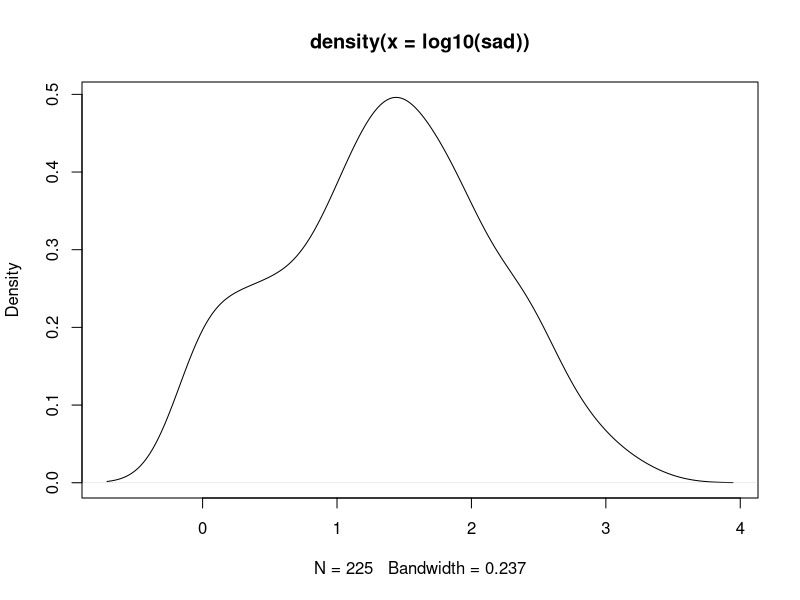
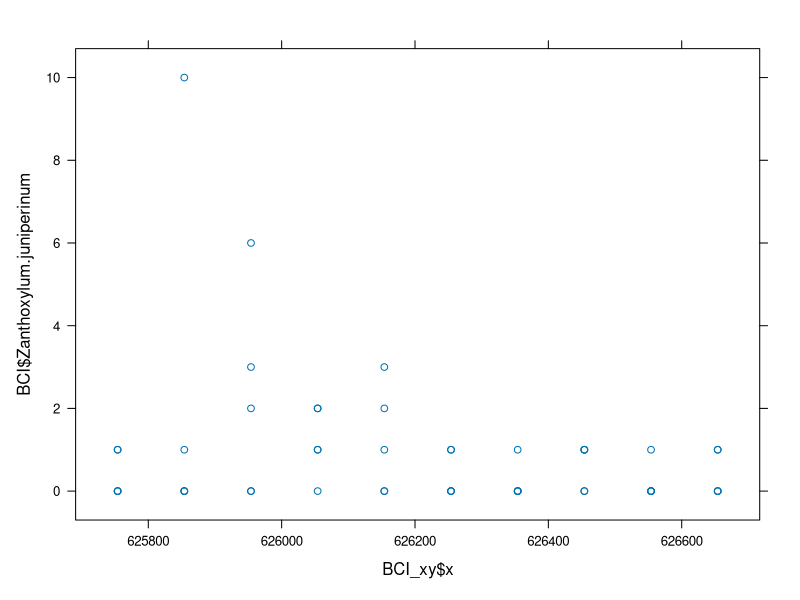
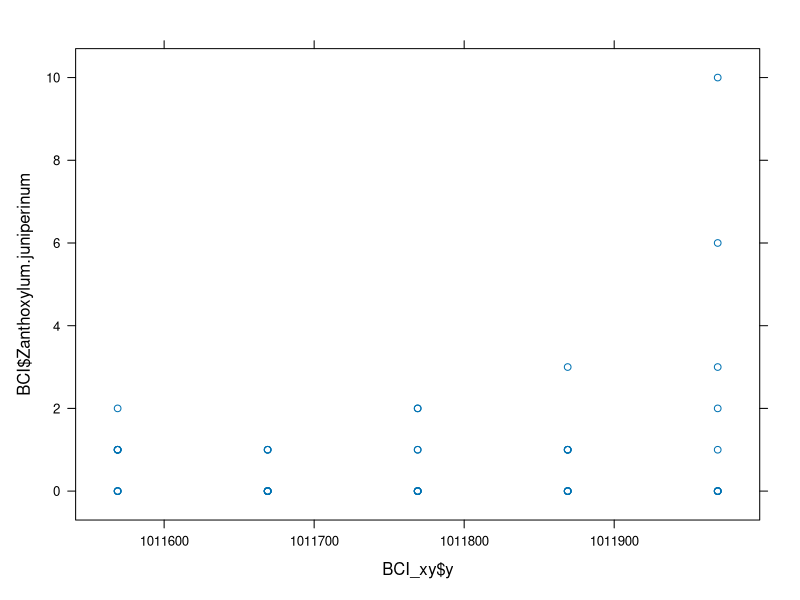
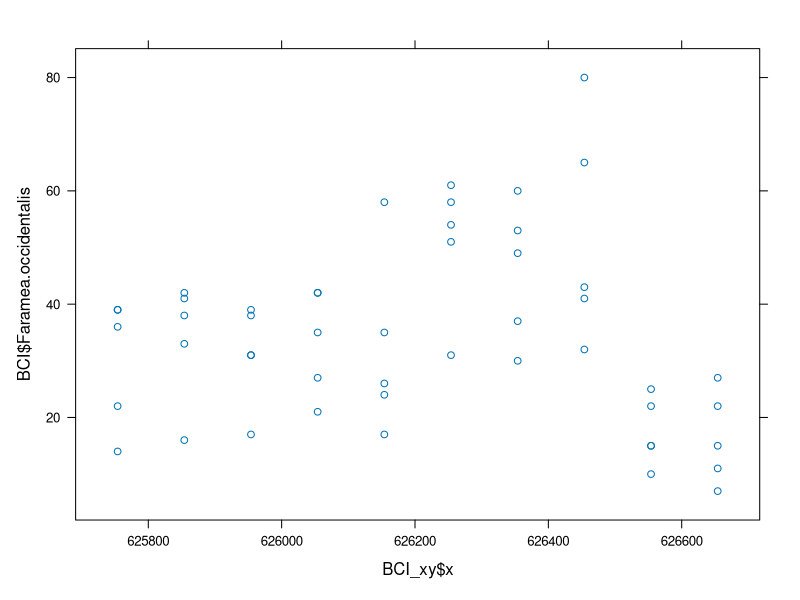
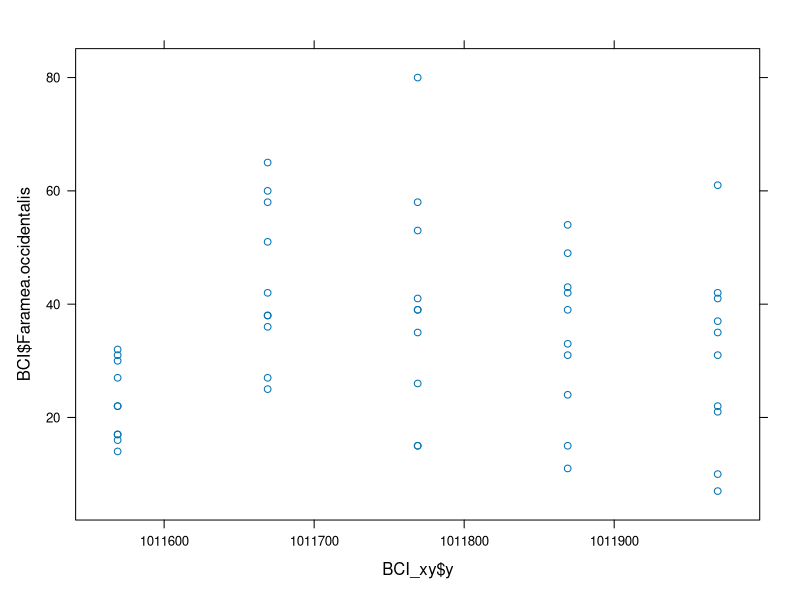
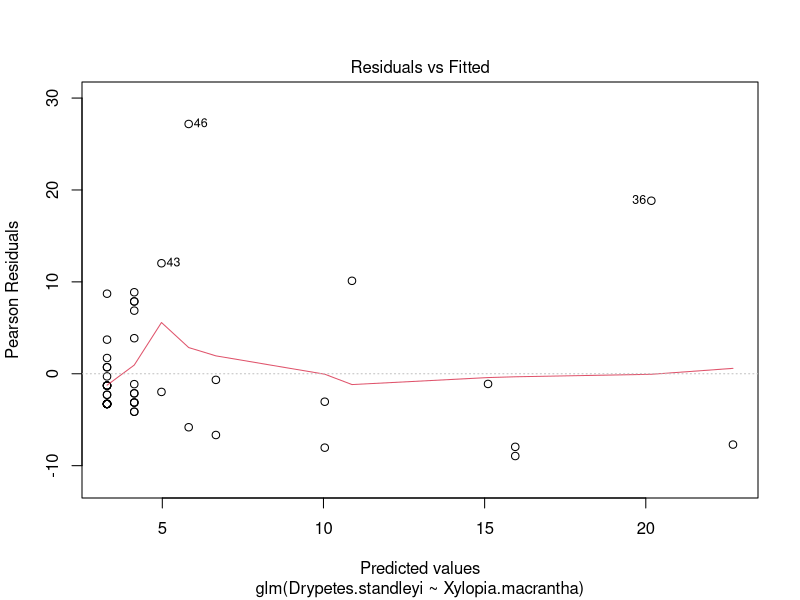
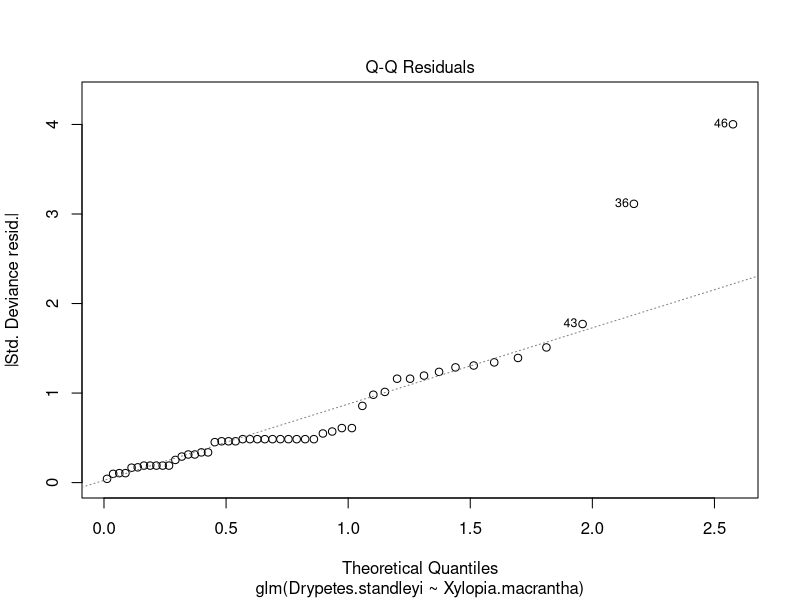
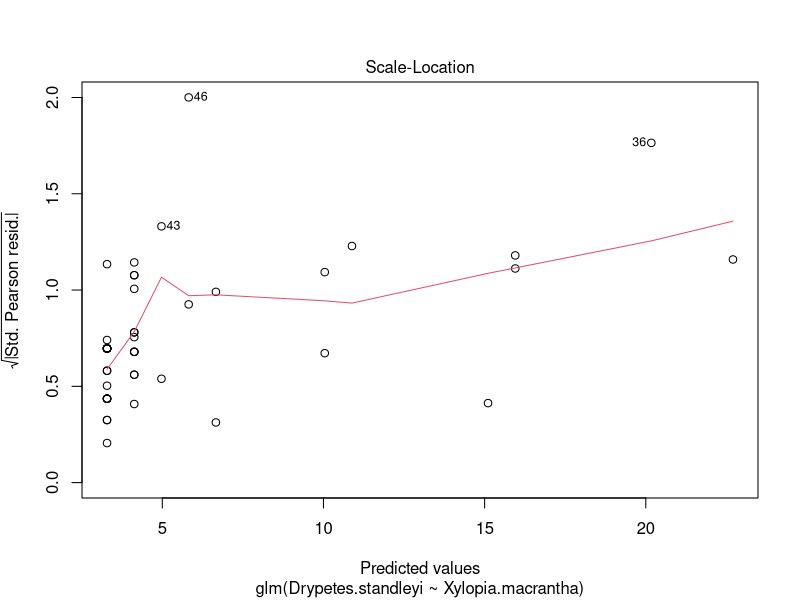

These charts were generated, in order, by the following R code: (Note: this script raises an error after producing the figures.)
## ---- chunk 1
library(vegan)
library(lattice)
library(nlme)
data(BCI)
## UTM Coordinates (in metres)
BCI_xy = data.frame(x = rep(seq(625754, 626654, by=100), each=5), 
                    y = rep(seq(1011569,  1011969, by=100), len=50))

colSums(BCI) #rare species: Zanthoxylum juniperinum
#common species: Faramea occidentalis

# compute the species-abundance distribution
sad = apply(BCI, 2, sum)
# examine log transformed frequency distribution
plot(density(log10(sad)))

sp_names = names(BCI)[order(sad)]
sad_ord = sad[order(sad)]
rare_sp = sp_names[sad_ord > 10^1.5][1]
comm_sp = sp_names[sad_ord > 10^3][1]


# Now let's examine the bivariate relationship between spatial and ecological
# distance 
rare_dist = dist(BCI[ , rare_sp])
comm_dist = dist(BCI[ , comm_sp])
geo_dist = dist(BCI_xy)

rare_lm = lm(rare_dist ~ geo_dist)
comm_lm = lm(comm_dist ~ geo_dist)

summary(comm_lm)


xyplot(BCI$Zanthoxylum.juniperinum ~ BCI_xy$x) #not much of a pattern
xyplot(BCI$Zanthoxylum.juniperinum ~ BCI_xy$y) #pattern here

xyplot(BCI$Faramea.occidentalis ~ BCI_xy$x) #maybe an optimal lat
xyplot(BCI$Faramea.occidentalis ~ BCI_xy$y) #maybe a pattern...


#models with species and distance
bci_dat = data.frame(BCI, BCI_xy)
model.1 = glm(Drypetes.standleyi ~ Xylopia.macrantha, data = bci_dat)
summary(model.1)
plot(model.1)

model.2 = glm(Drypetes.standleyi ~ Cordia.lasiocalyx + Hirtella.triandra + Picramnia.latifolia + Quassia.amara + Tabernaemontana.arborea + Trattinnickia.aspera + Xylopia.macrantha, data = BCI)
summary(model.2)

gls.1 = gls(Drypetes.standleyi ~ Xylopia.macrantha, data = bci_dat)
plot(Variogram(gls.1, form = ~ x + y))
summary(gls.1)

gls.2 = gls(Drypetes.standleyi ~ Cordia.lasiocalyx + Hirtella.triandra + Picramnia.latifolia + Quassia.amara + Tabernaemontana.arborea + Trattinnickia.aspera + Xylopia.macrantha, data = bci_dat)
plot(Variogram(gls.2, form = ~ x + y))
summary(gls.2)

anova(gls.2, gls.1)
## ---- chunk 2

